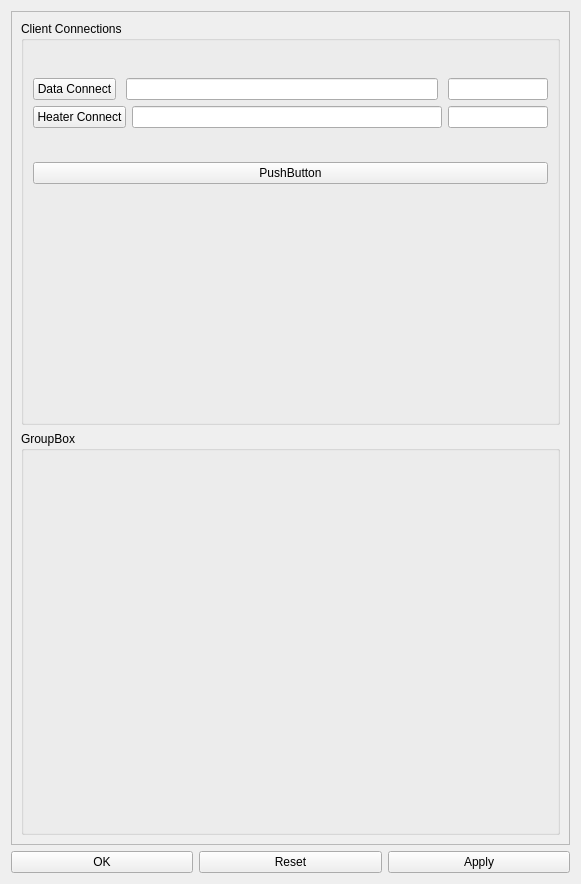
<?xml version="1.0" encoding="UTF-8"?>
<ui version="4.0">
 <class>ImageManipulationPlugin_UIDialog</class>
 <widget class="QWidget" name="ImageManipulationPlugin_UIDialog">
  <property name="geometry">
   <rect>
    <x>0</x>
    <y>0</y>
    <width>581</width>
    <height>884</height>
   </rect>
  </property>
  <property name="windowTitle">
   <string>Form</string>
  </property>
  <layout class="QVBoxLayout" name="verticalLayout_3">
   <item>
    <widget class="QScrollArea" name="scrollArea">
     <property name="widgetResizable">
      <bool>true</bool>
     </property>
     <widget class="QWidget" name="scrollAreaWidgetContents">
      <property name="geometry">
       <rect>
        <x>0</x>
        <y>0</y>
        <width>553</width>
        <height>814</height>
       </rect>
      </property>
      <layout class="QVBoxLayout" name="verticalLayout_2">
       <item>
        <widget class="QGroupBox" name="groupBox">
         <property name="title">
          <string>Client Connections</string>
         </property>
         <layout class="QVBoxLayout" name="verticalLayout_4">
          <item>
           <layout class="QVBoxLayout" name="verticalLayout">
            <item>
             <layout class="QHBoxLayout" name="sensorInputLayout">
              <property name="spacing">
               <number>10</number>
              </property>
              <property name="sizeConstraint">
               <enum>QLayout::SetDefaultConstraint</enum>
              </property>
              <item>
               <widget class="QPushButton" name="m_sensorClientConnect">
                <property name="text">
                 <string>Data Connect</string>
                </property>
               </widget>
              </item>
              <item>
               <widget class="QLineEdit" name="m_sensorClientIP"/>
              </item>
              <item>
               <widget class="QLineEdit" name="m_sensorPort">
                <property name="minimumSize">
                 <size>
                  <width>100</width>
                  <height>0</height>
                 </size>
                </property>
                <property name="maximumSize">
                 <size>
                  <width>100</width>
                  <height>16777215</height>
                 </size>
                </property>
               </widget>
              </item>
             </layout>
            </item>
            <item>
             <layout class="QHBoxLayout" name="horizontalLayout_2">
              <item>
               <widget class="QPushButton" name="m_heaterClientConnect">
                <property name="text">
                 <string>Heater Connect</string>
                </property>
               </widget>
              </item>
              <item>
               <widget class="QLineEdit" name="m_heaterClientIP"/>
              </item>
              <item>
               <widget class="QLineEdit" name="m_heaterPort">
                <property name="maximumSize">
                 <size>
                  <width>100</width>
                  <height>16777215</height>
                 </size>
                </property>
               </widget>
              </item>
             </layout>
            </item>
           </layout>
          </item>
          <item>
           <widget class="QPushButton" name="m_testTableView">
            <property name="text">
             <string>PushButton</string>
            </property>
           </widget>
          </item>
          <item>
           <spacer name="verticalSpacer">
            <property name="orientation">
             <enum>Qt::Vertical</enum>
            </property>
            <property name="sizeType">
             <enum>QSizePolicy::Fixed</enum>
            </property>
            <property name="sizeHint" stdset="0">
             <size>
              <width>20</width>
              <height>200</height>
             </size>
            </property>
           </spacer>
          </item>
         </layout>
        </widget>
       </item>
       <item>
        <widget class="QGroupBox" name="m_sensorData">
         <property name="title">
          <string>GroupBox</string>
         </property>
        </widget>
       </item>
      </layout>
     </widget>
    </widget>
   </item>
   <item>
    <layout class="QHBoxLayout" name="horizontalLayout_11">
     <item>
      <widget class="QPushButton" name="pushButton_5">
       <property name="text">
        <string>OK</string>
       </property>
      </widget>
     </item>
     <item>
      <widget class="QPushButton" name="pushButton_6">
       <property name="text">
        <string>Reset</string>
       </property>
      </widget>
     </item>
     <item>
      <widget class="QPushButton" name="m_applyButton">
       <property name="text">
        <string>Apply</string>
       </property>
      </widget>
     </item>
    </layout>
   </item>
  </layout>
 </widget>
 <resources/>
 <connections/>
</ui>
